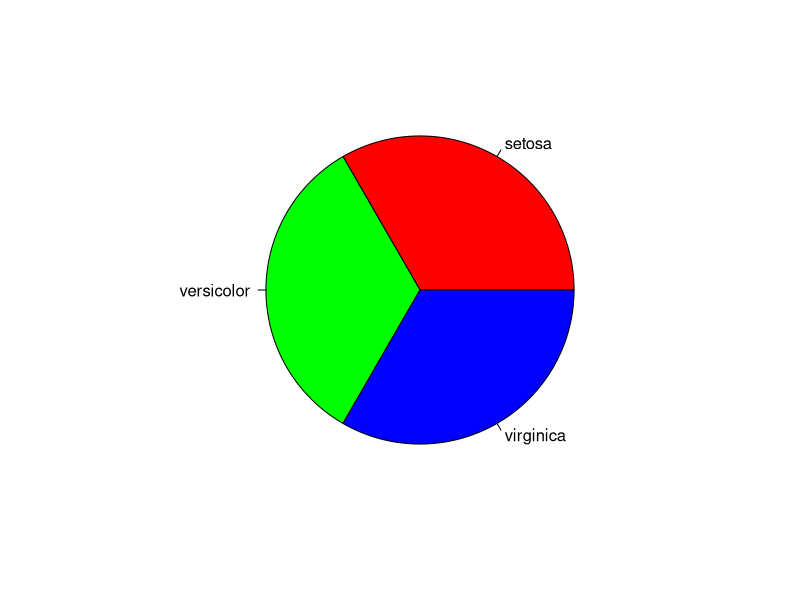
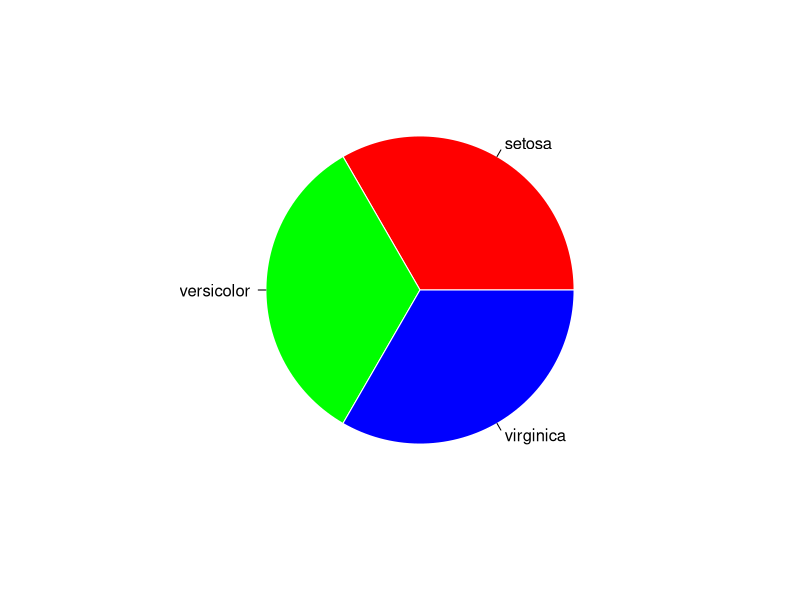
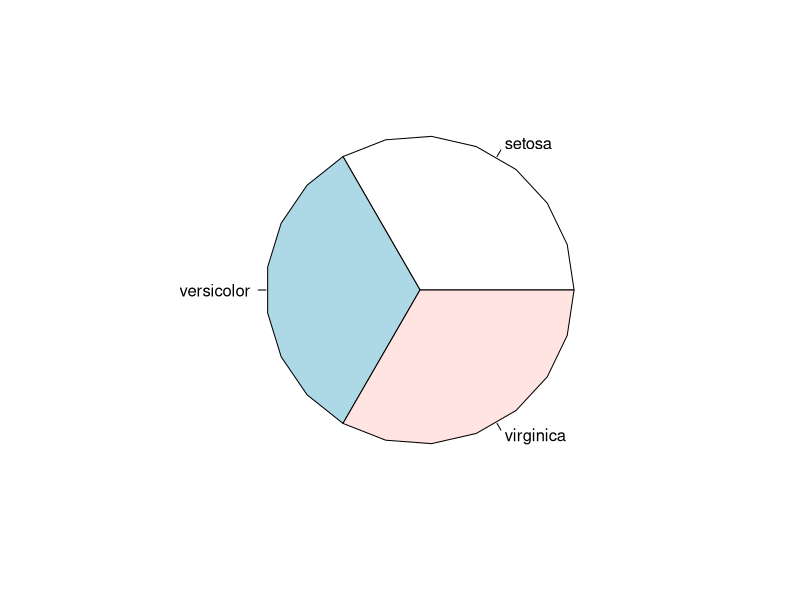
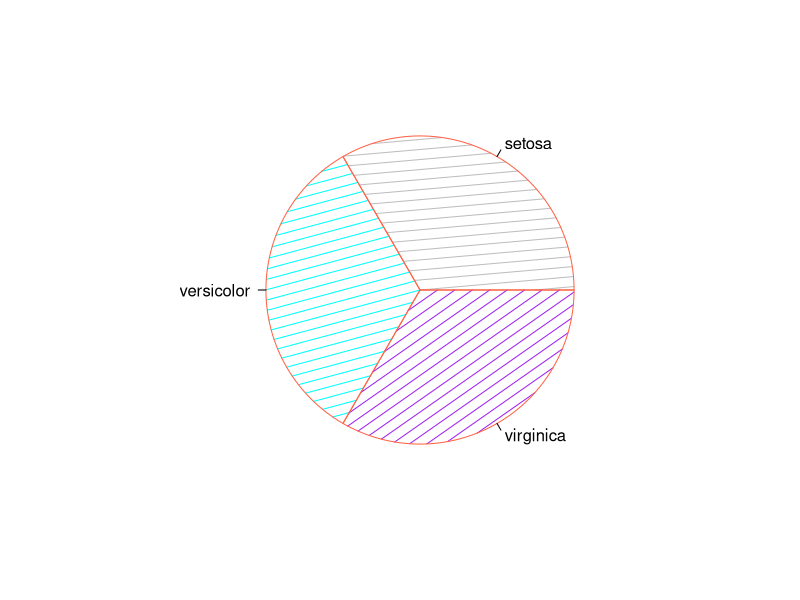
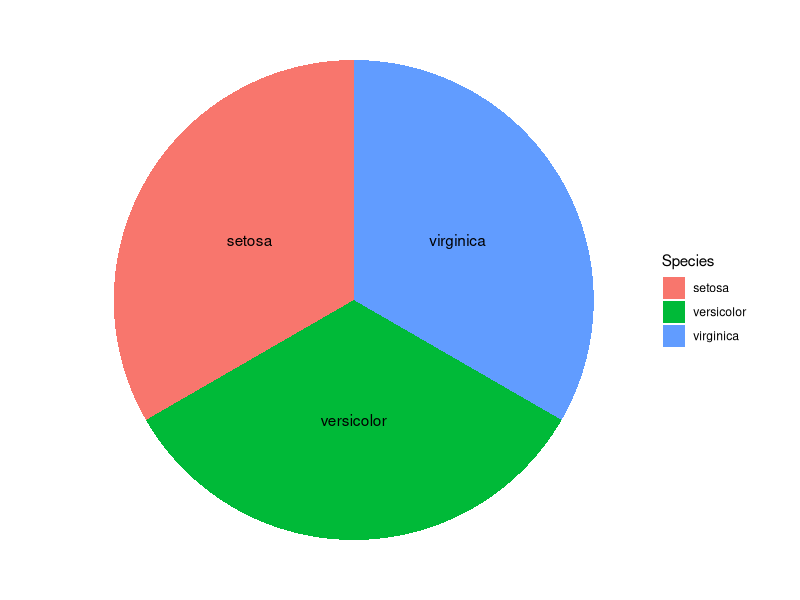
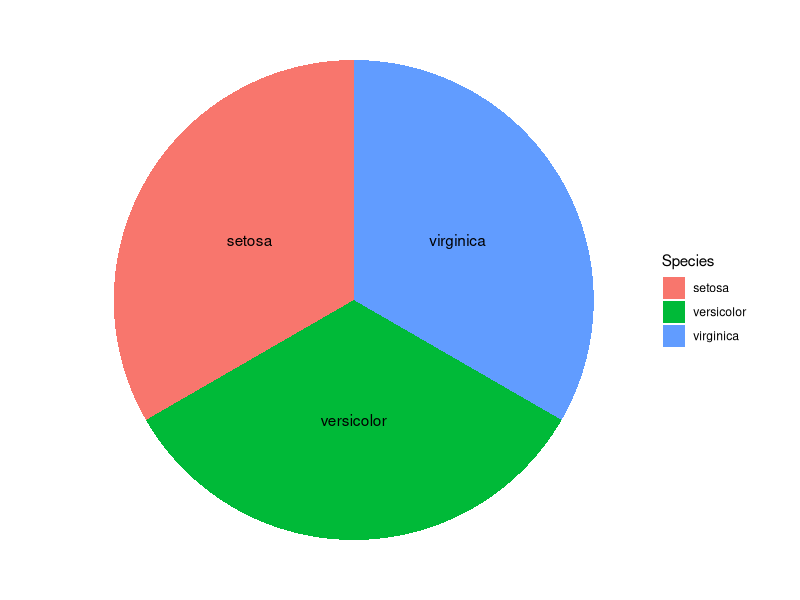

These figures' R source, in order:
# pie chart is the circular representation of sectors/portion of whole.
# parentage frequency of each group is plotted in circular manner. 

# load and install library----
library(tidyverse)


# load data-----
data("iris")
data("mtcars")

# visualization----

# basic plot
# ggplot does not have dedicated function for pie plot.
# therefore, base plotting system is used at the first place

pie(count(x= iris, Species)[,2], 
    labels = count(x= iris, Species)[,1], col= c("red", "green", "blue"))

# "border= " argument changes the color of border 
pie(count(x= iris, Species)[,2], 
    labels = count(x= iris, Species)[,1], 
    col= c("red", "green", "blue"), 
    border = "white")

# the "edge=" argument regulates the number of lines to draw the polygon.
# smaller values will generate triangular and cuboid shape 
# while value greater than 15 will provide with circular shape.
pie(count(x= iris, Species)[,2], 
    labels = count(x= iris, Species)[,1], 
    edges = 25)

# pie chart with stripes
pie(count(x= iris, Species)[,2], 
    labels = count(x= iris, Species)[,1], 
    density = 10, 
    angle = c(5,15,35), 
    col = c("grey", "cyan", "purple"),
    border= "tomato")

# using ggplot----
# basic plot
## ggplot does not have dedicated pie plot function,
## a stacked bar plot can be made circular with "coord_polar()"
## the argument (x= "") considers the whole data as one variable

count(x= iris, Species)%>%
        arrange(desc(Species))%>%
        mutate(prop=n*100/sum(n))%>%
        # "0.5* prop" to keep the lavel at the middle
        mutate(y_pos=cumsum(prop)-0.5*prop[1])%>%
        # "y= prop" because prop represent the frequency
        ggplot(aes(x= "", y= prop, fill= Species))+
        geom_bar(stat = "identity")+
        geom_text(aes(y=y_pos ,label= Species))+
        coord_polar("y", start = 0)+
        theme_void()

count(x= iris, Species)%>%
    arrange(desc(Species))%>%
    mutate(prop= n*100/sum(n))%>%
    # the maximum and minimum position for groups
    mutate(y_max= cumsum(prop))%>%
    mutate(y_min= y_max-prop[1])%>%
    # for setting text in the middle
    mutate(y_pos= y_max-0.5*prop[1])%>%
    ggplot()+
    geom_rect(aes(xmin= 0, xmax= 4, 
                  ymin= y_min, ymax= y_max, 
                  fill= Species))+
    coord_polar("y")+
    theme_void()+
    # "x= " argiument set at average between xmin and xmax
    # to get the text in middle
    geom_text(aes(y= y_pos, x= 2, label= Species))

# problems----
# Pie charts are not recommended as,
## comparing close values of angle is difficult
## pie chart with too many factors are difficult to understand
## if the labels are too large, that might not fit well 
# resulting difficulty understanding.
